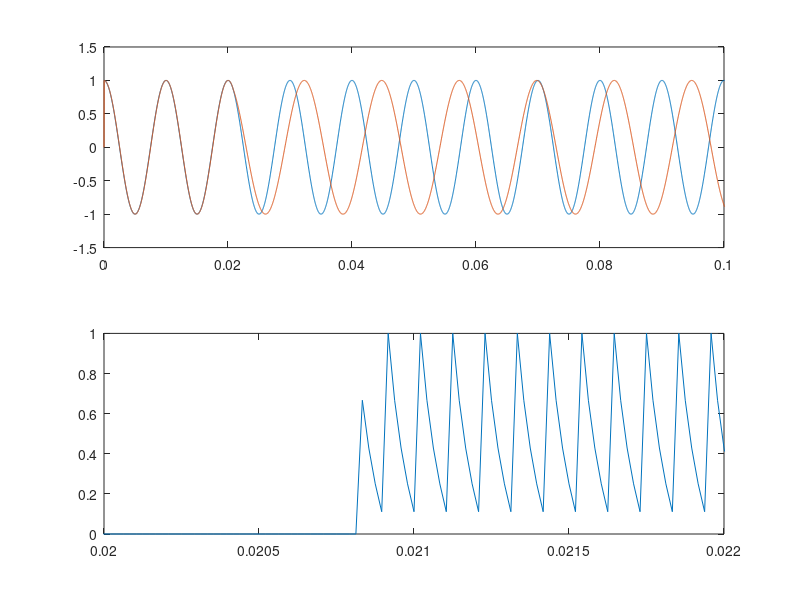

Write the MATLAB code that produced this figure.
fc=48000;
sinc=1/fc;
step=sinc/5;
freq=100;

delaymax=0.1;
delaymin=0.0;
delayside=1000; %samples
delayline=[delaymin:step:delaymax-step];
delayfun=zeros(1, size(delayline, 2) + 2 * delayside);
delayfun(delayside:delayside+size(delayline, 2)-1)=delayline;
delayfun(size(delayfun, 2)-delayside:size(delayfun, 2))=delaymax;
dur=size(delayfun, 2)*sinc;

t=[0:sinc:dur-sinc];
x=cos(2*pi*freq*t);

fds=(delaymax*fc);
Y=zeros(size(x));
ccoefs=zeros(size(x));

%plot(t, delayfun)
%axis([.0 dur -0.01 delaymax+0.01])

epsl=1e-20;

for didx=2                                                 :size(delayfun, 2)
	fds=(delayfun(didx)*fc);
	ids=floor(fds);
	tau=fds-ids;

	if (fds > epsl)
		c=(1-tau)/(1+tau);
	else
		c=0;
	end

	ccoefs(didx)=c;
	ink=didx-ids;
	Y(didx)=c*x(ink)+x(ink-1)-c*Y(didx-1);
end

subplot(2, 1, 1)
plot(t, x, t, Y)
axis([0. 0.1])

subplot(2, 1, 2)
plot(t, ccoefs)
axis([0.02 0.022])

% subplot(2, 1, 2)
% plot(t, delayfun)
%axis([0.02 0.0325])
